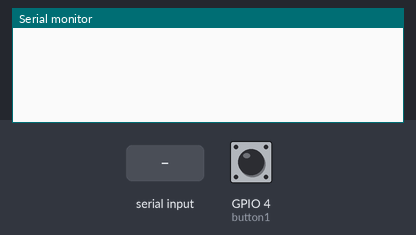
This sketch was run on a simulated ESP32. Shown: the last lines printed to the serial monitor. Inputs (shaded band) come from the test bench; at power-on: GPIO 4 (button1) HIGH. The modem accepts every AT command (registered, SIM ready, sends succeed) and sends nothing else.

Above: at 2.2 s.
2.3 s: GPIO 4 (button1) pulled LOW for 0.15 s
At 3.7 s:
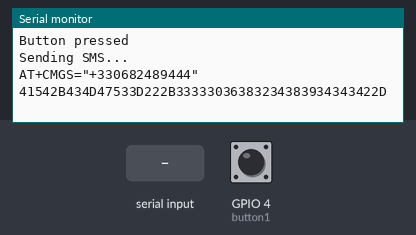
4.0 s: "1" received over the second serial link
At 5.7 s:
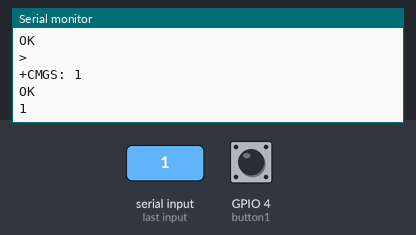
6.1 s: "0" received over the second serial link
At 7.5 s:
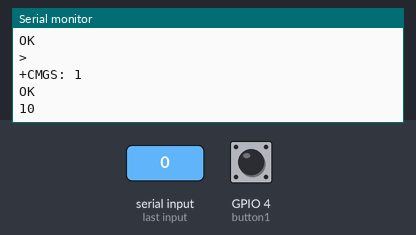

The sketch:

esp32.mini.SIM800L.send.SMS.210509.ino
```cpp
/* This code works with Sim800L and a push button
 * Press the button to send a simple SMS/Text to a specified phone number
 * Refer to www.SurtrTech.com for more details
 */

HardwareSerial sim800l(2);

#define button1 4 // Button pin, on the other pin it's wired with GND

bool button_State; //Button state

void setup()
{
  pinMode(button1, INPUT_PULLUP); //The button is always on HIGH level, when pressed it goes LOW
  sim800l.begin(9600);   //Module baude rate, this is on max, it depends on the version
  Serial.begin(9600);
  delay(1000);
}

void loop()
{
button_State = digitalRead(button1);   //We are constantly reading the button State

  if (button_State == LOW) {                 // test if it's pressed
    Serial.println("Button pressed");
    delay(200);                             //Small delay to avoid detecting the button press many times
    SendSMS("0682489444","sending text");
   }
  if (sim800l.available()){            //Displays on the serial monitor if there's a communication from the module
    Serial.write(sim800l.read());
  }
}

void SendSMS(char *num,char *texte)
{
  char buff[128]; memset(buff,0x00,128);
  Serial.println("Sending SMS...");               //Show this message on serial monitor
  sim800l.print("AT+CMGF=1\r");                   //Set the module to SMS mode
  delay(100);
  strcpy(buff,"AT+CMGS=\"+33");
  strcat(buff,num);strncat(buff,"\"\r",2);
  Serial.println(buff);
  sim800l.print(buff);
  for(int i=0;i<24;i++) Serial.print(buff[i],HEX); Serial.println();
 // sim800l.print("AT+CMGS=\"+330682489444\"\r");  //Your phone number don't forget to include your country code, example +212123456789"
  delay(500);
  sim800l.print(texte);       //This is the text to send to the phone number, don't make it too long or you have to modify the SoftwareSerial buffer
  delay(500);
  sim800l.print((char)26);// (required according to the datasheet)
  delay(500);
  sim800l.println();
  Serial.println("Text Sent.");
  delay(500);


}
```

Measured:
- after the input at 2.3 s, the serial monitor: prints a new line at once (image 1)
- after the input at 4.0 s, the serial monitor: prints a new line after 0.62 s (image 2)
- after the input at 6.1 s, the serial monitor: prints a new line at once (image 3)
